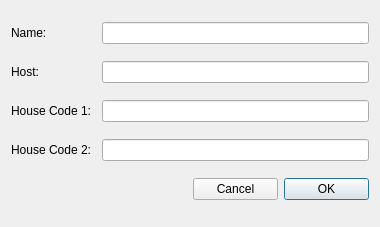
<?xml version="1.0" encoding="UTF-8"?>
<ui version="4.0">
 <class>AddEditHouse</class>
 <widget class="QWidget" name="AddEditHouse">
  <property name="windowModality">
   <enum>Qt::ApplicationModal</enum>
  </property>
  <property name="geometry">
   <rect>
    <x>0</x>
    <y>0</y>
    <width>380</width>
    <height>227</height>
   </rect>
  </property>
  <property name="windowTitle">
   <string>Form</string>
  </property>
  <layout class="QGridLayout" name="gridLayout">
   <item row="1" column="0">
    <widget class="QLabel" name="label_2">
     <property name="text">
      <string>Host:</string>
     </property>
    </widget>
   </item>
   <item row="3" column="0">
    <widget class="QLabel" name="label_4">
     <property name="text">
      <string>House Code 2:</string>
     </property>
    </widget>
   </item>
   <item row="3" column="1" colspan="3">
    <widget class="QLineEdit" name="houseCode2LineEdit"/>
   </item>
   <item row="1" column="1" colspan="3">
    <widget class="QLineEdit" name="hostLineEdit"/>
   </item>
   <item row="0" column="1" colspan="3">
    <widget class="QLineEdit" name="nameLineEdit"/>
   </item>
   <item row="2" column="1" colspan="3">
    <widget class="QLineEdit" name="houseCode1LineEdit"/>
   </item>
   <item row="0" column="0">
    <widget class="QLabel" name="label">
     <property name="text">
      <string>Name:</string>
     </property>
    </widget>
   </item>
   <item row="4" column="2">
    <widget class="QPushButton" name="cancelButton">
     <property name="text">
      <string>Cancel</string>
     </property>
    </widget>
   </item>
   <item row="2" column="0">
    <widget class="QLabel" name="label_3">
     <property name="text">
      <string>House Code 1:</string>
     </property>
    </widget>
   </item>
   <item row="4" column="3">
    <widget class="QPushButton" name="okButton">
     <property name="text">
      <string>OK</string>
     </property>
     <property name="autoDefault">
      <bool>false</bool>
     </property>
     <property name="default">
      <bool>true</bool>
     </property>
     <property name="flat">
      <bool>false</bool>
     </property>
    </widget>
   </item>
  </layout>
 </widget>
 <tabstops>
  <tabstop>nameLineEdit</tabstop>
  <tabstop>hostLineEdit</tabstop>
  <tabstop>houseCode1LineEdit</tabstop>
  <tabstop>houseCode2LineEdit</tabstop>
  <tabstop>okButton</tabstop>
  <tabstop>cancelButton</tabstop>
 </tabstops>
 <resources/>
 <connections>
  <connection>
   <sender>nameLineEdit</sender>
   <signal>returnPressed()</signal>
   <receiver>okButton</receiver>
   <slot>click()</slot>
   <hints>
    <hint type="sourcelabel">
     <x>255</x>
     <y>31</y>
    </hint>
    <hint type="destinationlabel">
     <x>356</x>
     <y>181</y>
    </hint>
   </hints>
  </connection>
  <connection>
   <sender>hostLineEdit</sender>
   <signal>returnPressed()</signal>
   <receiver>okButton</receiver>
   <slot>click()</slot>
   <hints>
    <hint type="sourcelabel">
     <x>298</x>
     <y>73</y>
    </hint>
    <hint type="destinationlabel">
     <x>321</x>
     <y>191</y>
    </hint>
   </hints>
  </connection>
  <connection>
   <sender>houseCode1LineEdit</sender>
   <signal>returnPressed()</signal>
   <receiver>okButton</receiver>
   <slot>click()</slot>
   <hints>
    <hint type="sourcelabel">
     <x>272</x>
     <y>114</y>
    </hint>
    <hint type="destinationlabel">
     <x>311</x>
     <y>187</y>
    </hint>
   </hints>
  </connection>
  <connection>
   <sender>houseCode2LineEdit</sender>
   <signal>returnPressed()</signal>
   <receiver>okButton</receiver>
   <slot>click()</slot>
   <hints>
    <hint type="sourcelabel">
     <x>348</x>
     <y>156</y>
    </hint>
    <hint type="destinationlabel">
     <x>342</x>
     <y>188</y>
    </hint>
   </hints>
  </connection>
 </connections>
</ui>
